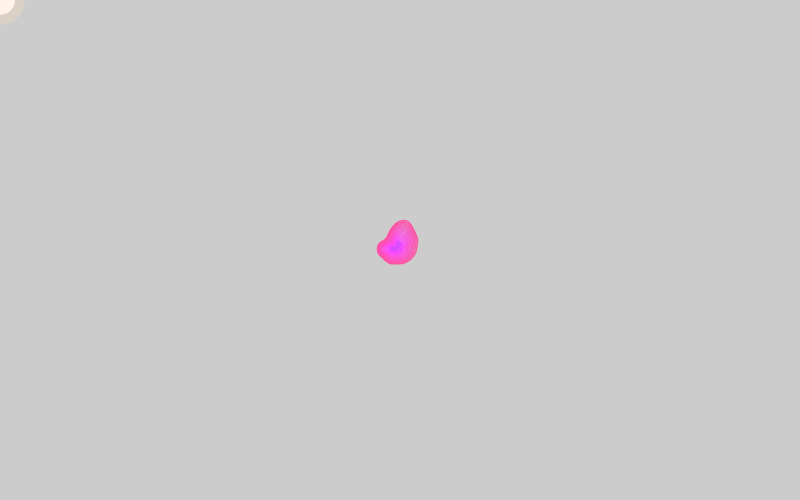
Frame 1 (no input)
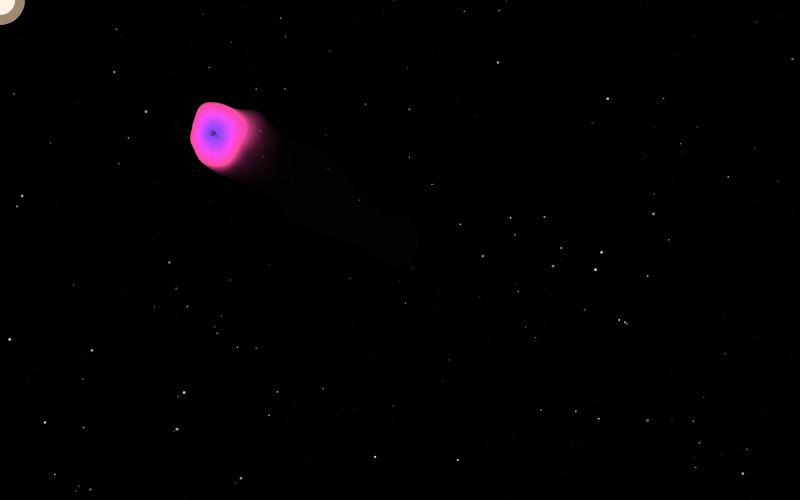
Frame 60 (no input)
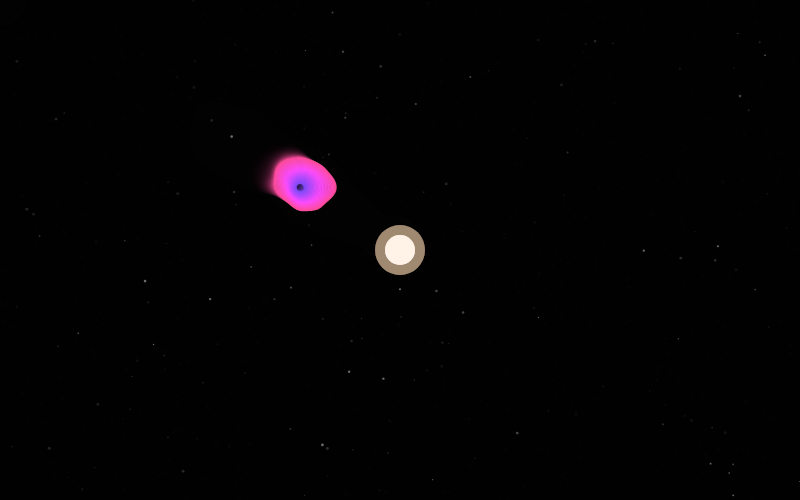
Frame 120 (the mouse pressed at the canvas centre since frame 60)

The p5.js sketch that drew these frames (run headless with seeded random() and noise() and a simulated clock; from frame 60 on, the mouse is pressed at the canvas centre):

// p5.js sketch
// ── sketch.js
/*
Template for IMA's Creative Coding Lab 

Project A: Generative Creatures
CCLaboratories Biodiversity Atlas 
*/

let creatures = [];
let lightSize = 30;
let lightVisible = true;
let splitSize = 100;
let maxCreatures = 20;

let params = {
  numberOfCurves: 25,
  resolution: 100,
  gap: 1.5,
  weight: 1.5,
  noiseFactor: 30,
  noiseDetail: 0.008,
  speed: 0.005,
  baseColor: 250,
  colorMode: "tints"
};

function setup() {
  createCanvas(800, 500);
  colorMode(HSB, 360, 100, 100, 100);

  // starting creature
  creatures.push(createCreature(width/2, height/2, 60, random(360)));
}

function draw() {
  background(0, 20);

  // star background
  if(random()<0.5) {
    
    for (let i = 0; i < 20; i++) {

    let x = random(width);
    let y = random(height);
    let brightness = random(100, 255);
    let size = random(1, 3);

    fill(255, brightness);
    noStroke();
    circle(x, y, size);
    }
  }

  // creature state
  for (let i = creatures.length - 1; i >= 0; i--) {
    let c = creatures[i];
    
  let mouseInside =
    mouseX >= 0 && mouseX <= width &&
    mouseY >= 0 && mouseY <= height;

  // follows light
  if (mouseInside && lightVisible) {
    c.x += (mouseX - c.x) * c.speed;
    c.y += (mouseY - c.y) * c.speed;
  } else {
    let t = frameCount * 0.02;
    // float freely
    let driftX = map(
      noise(c.driftX + t), 0, 1, -1, 1
    );
    let driftY = map(
      noise(c.driftY + t), 0, 1, -1, 1
    );
    c.x += driftX * 2;
    c.y += driftY * 2;
  }

  // Keep creatures inside canvas 
  let r = c.size * 0.6; 
    
  c.x = constrain(c.x, r, width - r); 
  c.y = constrain(c.y, r, height - r);
    
  drawCreature(c);

  // absorbs light
  let d = dist(c.x, c.y, mouseX, mouseY);

  if (
    mouseInside && lightVisible && 
    d < c.size * 0.3 + lightSize/2 &&
    !c.absorbed
  ) {
      c.size += 20;
      c.absorbed = true;
      lightVisible = false;
    }

  if (d > c.size + lightSize) {
      c.absorbed = false;
    }

  // split creature
  if (c.size >= splitSize) {
      splitCreature(i);
    }
  }
  
  // light
  if (lightVisible) {
  noStroke();
  fill(30, 30, 100, 25);
  circle(mouseX, mouseY, 50);

  fill(30, 10, 100);
  circle(mouseX, mouseY, lightSize);
  }
}

// creature properties
function createCreature(x, y, size, hue) {
  return {
    x: x,
    y: y,
    size: size,
    hue: hue,
    speed: random(0.008, 0.02),
    driftX: random(1000),
    driftY: random(2000),
    absorbed: false
  };
}

function drawCreature(c) {
  push();
  translate(c.x, c.y);
  drawBody(0, 0, c.size, c.hue, c.x, c.y);
  pop();
}

// DEFINE ADDITIONAL FUNCTIONS HERE
function drawBody(x, y, size, bodyHue, centerX, centerY) {
  push();
  translate(x, y);
  strokeWeight(params.weight);
  noFill();

  for (let j = 1; j <= params.numberOfCurves; j++) {
    beginShape();

    let hue = (bodyHue + j * 3) % 360;
    stroke(hue, 70, 100, 90);

    let curveNoiseFactor = params.noiseFactor + j * 0.5;
    let curveRadius = j * params.gap * (size/80);

  for (let i = 0; i <= params.resolution; i++) {
    let angle = map(i, 0, params.resolution, 0, TWO_PI);
    let px = cos(angle) * curveRadius;
    let py = sin(angle) * curveRadius;

    let n = noise(
      (px + centerX) * params.noiseDetail,
      (py + centerY) * params.noiseDetail,
      frameCount * params.speed
    );

    let offsetX =
      (n - 0.5) * 2 * cos(angle) * curveNoiseFactor;
    let offsetY =
      (n - 0.5) * 2 * sin(angle) * curveNoiseFactor;

      vertex(px + offsetX, py + offsetY);
    }

    endShape(CLOSE);
  }
  pop();
}

// split function
function splitCreature(index) {
  let parent = creatures[index];
  let childSize = parent.size * 0.5;

  if (creatures.length >= maxCreatures) {
    parent.size = splitSize - 1;
    parent.absorbed = true;
    return;
  }

  // child properties
  let child1 = createCreature(
    parent.x - 15,
    parent.y,
    childSize,
    random(360)
  );

  let child2 = createCreature(
    parent.x + 15,
    parent.y,
    childSize,
    random(360)
  );

  // following speed
  child1.speed = random(0.008, 0.018);
  child2.speed = random(0.025, 0.035);

  creatures.splice(index, 1);
  creatures.push(child1, child2);
}

// light reappears
function mousePressed() {
  lightVisible = true;
}

//reset
function keyPressed() {
  if (key === ' ') {
    creatures = [];
    creatures.push(createCreature(width / 2, height / 2, 60, random(360)));
  }
}  


// ── style.css
/*
Template for IMA's Creative Coding Lab 

Project A: Generative Creatures
CCLaboratories Biodiversity Atlas 
*/

body {
    background-color: rgb(8, 0, 33);
    color: rgb(216, 215, 215);
    font-family: 'Courier New', Courier, monospace;
    font-size: 1em;
    line-height: 1.5em;
}

/* title */
#title-wrapper {
    text-align: center;
}

.headline {
    font-size: 3em;
    font-family: Georgia, 'Times New Roman', Times, serif;
    font-weight: 600;
    margin-top: 80px;
    margin-bottom: 60px;
}

/* main content */
#main-wrapper {
    width: 800px;
    position: relative;
    margin: auto;
}

.black {
    color: rgb(236, 80, 13);
}

.red {
    color: DeepPink;
}

.green {
    color: LightSeaGreen;
}

.yellow {
    color: GoldenRod;
}

.two-columns {
    display: flex;
}

.left {
    width: 50%;
    padding: 0px 10px 0px 0px;
}

.right {
    width: 50%;
    padding: 0px 0px 0px 10px;
}

#footer {
    text-align: center;
    font-size: 0.7em;
    margin-top: 60px;
    padding-bottom: 30px;
}

/* home button */
#home a {
    position: fixed;
    right: 15px;
    top: 15px;
    padding: 5px 10px;
    color: rgb(220, 220, 220);
    border: solid rgb(220, 220, 220) 0.5px;
    font-size: 0.6em;
    text-decoration: none;
}

#home a:hover {
    background-color: black;
    color: white;
    font-weight: bold;
}

/* p5.js sketch */
canvas {
    display: block;
}

main {
    margin: auto;
    width: 800px;
}
